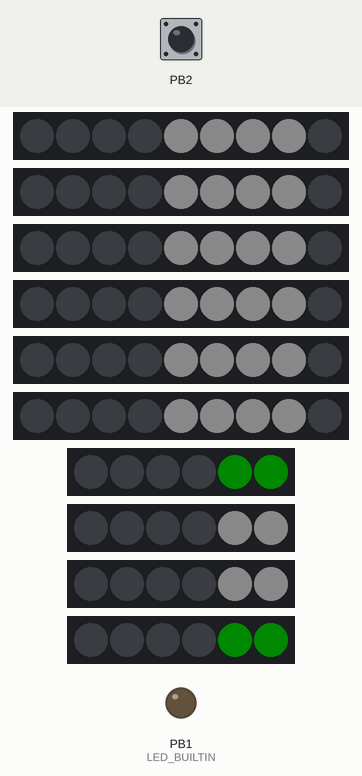
Simulated run of this sketch. Board: ATtiny85, built with avr-gcc and run on an emulated ATtiny85. On the bench: 6 × 9 RGB LEDs in strip order, left to right, 4 × 6 RGB LEDs in strip order, left to right, output pins drawn as LEDs (lit = HIGH). The inputs (shaded band) are chosen by the test bench; at power-on: PB2 LOW. Dim RGB values are drawn brighter than linear.

Above: at 1.3 s.
1.4 s: PB2 driven HIGH
At 1.69 s:
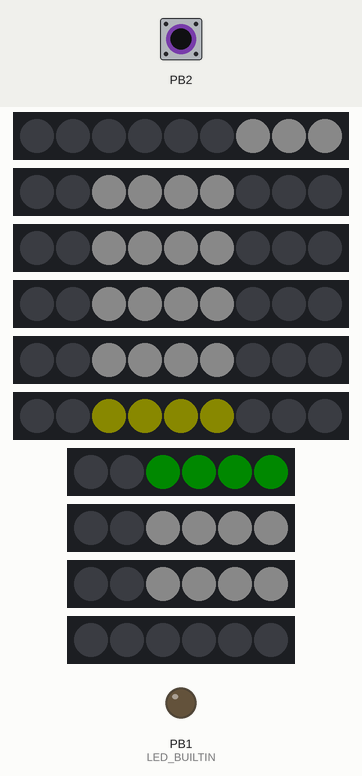
3.8 s: PB2 pulsed LOW 2 times (0.12 s each, 0.3 s apart)
At 4.54 s:
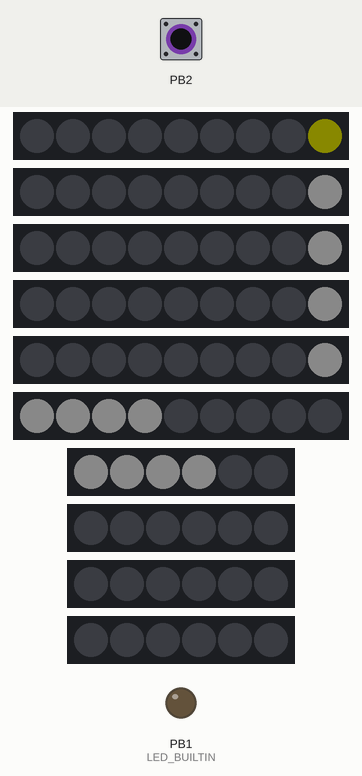
6.6 s: PB2 pulsed LOW 5 times (0.12 s each, 0.3 s apart)
At 7.9 s:
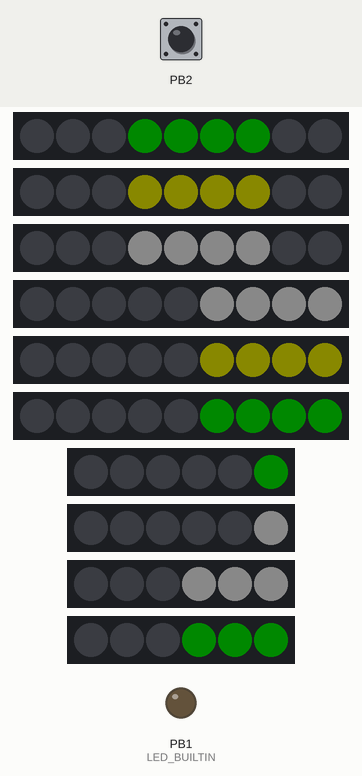
Timing chart, 0 to 16.0 s (numbered marks = the images above; inputs shaded):
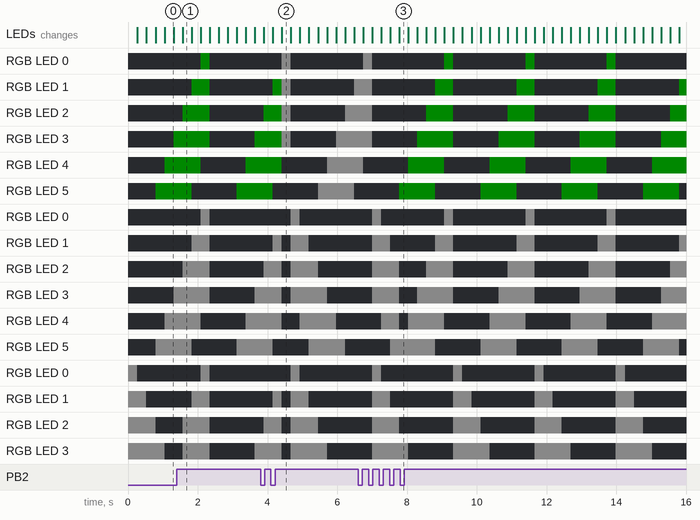

The sketch:

HMI.ino
```cpp
#include <Adafruit_NeoPixel.h>
#ifdef __AVR__
  #include <avr/power.h>
#endif

// 6 LANE CONFIGS
#define NORMAL 0
#define MORNING 1
#define AFTERNOON 2
#define WEEKEND 3
#define CLOSED 4
Adafruit_NeoPixel six0 (9, 11/*PIN NO.*/, NEO_GRB + NEO_KHZ800);
Adafruit_NeoPixel six1 (9, 12/*PIN NO.*/, NEO_GRB + NEO_KHZ800);
Adafruit_NeoPixel six2 (9, 3/*PIN NO.*/, NEO_GRB + NEO_KHZ800);
Adafruit_NeoPixel six3 (9, 4/*PIN NO.*/, NEO_GRB + NEO_KHZ800);
Adafruit_NeoPixel six4 (9, 5/*PIN NO.*/, NEO_GRB + NEO_KHZ800);
Adafruit_NeoPixel six5 (9, 6/*PIN NO.*/, NEO_GRB + NEO_KHZ800);

// 4 LANE NOFIGS
#define EVEN 0
#define EAST 1
#define WEST 2
Adafruit_NeoPixel four0 (6, 7/*PIN NO.*/, NEO_GRB + NEO_KHZ800);
Adafruit_NeoPixel four1 (6, 8/*PIN NO.*/, NEO_GRB + NEO_KHZ800);
Adafruit_NeoPixel four2 (6, 9/*PIN NO.*/, NEO_GRB + NEO_KHZ800);
Adafruit_NeoPixel four3 (6, 10/*PIN NO.*/, NEO_GRB + NEO_KHZ800);

void setup() {
#if defined(__AVR_ATtiny85__) && (F_CPU == 16000000)
  clock_prescale_set(clock_div_1);
#endif
  pinMode(2, INPUT);
  pinMode(LED_BUILTIN, OUTPUT);
  six0.begin();
  six1.begin();
  six2.begin();
  six3.begin();
  six4.begin();
  six5.begin();
  four0.begin();
  four1.begin();
  four2.begin();
  four3.begin();
}


void clearAll() {
  six0.clear();
  six1.clear();
  six2.clear();
  six3.clear();
  six4.clear();
  six5.clear();
  four0.clear();
  four1.clear();
  four2.clear();
  four3.clear();
}

void setLanes_A(int index, int laneConfig) {
  switch(laneConfig) {
    case NORMAL:
      six0.fill(six0.Color(10,10,10),     index, 4);
      six0.show();
      six1.fill(six1.Color(10,10,10),     index, 4);
      six1.show();
      six2.fill(six2.Color(10,10,10),     index, 4);
      six2.show();
      six3.fill(six3.Color(10,10,10), 8 - index, 4);
      six3.show();
      six4.fill(six4.Color(10,10,10), 8 - index, 4);
      six4.show();
      six5.fill(six5.Color(10,10,10), 8 - index, 4);
      six5.show();
      break;
    case MORNING:
      six0.fill(six0.Color(10,10,10),     index, 4);
      six0.show();
      six1.fill(six1.Color(10,10,10), 8 - index, 4);
      six1.show();
      six2.fill(six2.Color(10,10,10), 8 - index, 4);
      six2.show();
      six3.fill(six3.Color(10,10,10), 8 - index, 4);
      six3.show();
      six4.fill(six4.Color(10,10,10), 8 - index, 4);
      six4.show();
      six5.fill(six5.Color(10,10, 0), 8 - index, 4);
      six5.show();
      break;
    case AFTERNOON:
      six0.fill(six0.Color(10,10, 0),     index, 4);
      six0.show();
      six1.fill(six1.Color(10,10,10),     index, 4);
      six1.show();
      six2.fill(six2.Color(10,10,10),     index, 4);
      six2.show();
      six3.fill(six3.Color(10,10,10),     index, 4);
      six3.show();
      six4.fill(six4.Color(10,10,10),     index, 4);
      six4.show();
      six5.fill(six5.Color(10,10,10), 8 - index, 4);
      six5.show();
      break;
    case WEEKEND:
      six0.fill(six0.Color( 0,10, 0),     index, 4);
      six0.show();
      six1.fill(six1.Color(10,10, 0),     index, 4);
      six1.show();
      six2.fill(six2.Color(10,10,10),     index, 4);
      six2.show();
      six3.fill(six3.Color(10,10,10), 8 - index, 4);
      six3.show();
      six4.fill(six4.Color(10,10, 0), 8 - index, 4);
      six4.show();
      six5.fill(six5.Color( 0,10, 0), 8 - index, 4);
      six5.show();
      break;
    case CLOSED:
      six0.fill(six0.Color( 0, 0,10),     index, 4);
      six0.show();
      six1.fill(six1.Color( 0, 0,10),     index, 4);
      six1.show();
      six2.fill(six2.Color( 0,10, 0),     index, 4);
      six2.show();
      six3.fill(six3.Color( 0,10, 0), 8 - index, 4);
      six3.show();
      six4.fill(six4.Color( 0, 0,10), 8 - index, 4);
      six4.show();
      six5.fill(six5.Color( 0, 0,10), 8 - index, 4);
      six5.show();
      break;
  }
}

void setLanes_B(int index, int laneConfig) {
  switch(laneConfig) {
    case EVEN:
      four0.fill(four0.Color( 0,10, 0), 8 - index, 4);
      four0.show();
      four1.fill(four1.Color(10,10,10), 8 - index, 4);
      four1.show();
      four2.fill(four2.Color(10,10,10),     index, 4);
      four2.show();
      four3.fill(four3.Color( 0,10, 0),     index, 4);
      four3.show();
      break;
    case EAST:
      four0.fill(four0.Color( 0,10, 0), 8 - index, 4);
      four0.show();
      four1.fill(four1.Color(10,10,10), 8 - index, 4);
      four1.show();
      four2.fill(four2.Color(10,10,10), 8 - index, 4);
      four2.show();
      four3.fill(four3.Color(10,10,10),     index, 4);
      four3.show();
      break;
    case WEST:
      four0.fill(four0.Color(10,10,10), 8 - index, 4);
      four0.show();
      four1.fill(four1.Color(10,10,10),     index, 4);
      four1.show();
      four2.fill(four2.Color(10,10,10),     index, 4);
      four2.show();
      four3.fill(four3.Color( 0,10, 0),     index, 4);
      four3.show();
      break;
  }
}


int config6 = NORMAL;
int config4 = EVEN;

void nextConfig(){
  if (config6 == CLOSED) config6 = NORMAL;
  else config6++;
  if (config4 == WEST) config4 = EVEN;
  else config4++;
}


int currState = 0;
int prevState = 0;

void loop() {
  for(int i = 0; i < 9; i ++) {
    currState = digitalRead(2);
    if(currState != prevState) {
      if(currState == HIGH) nextConfig();
      prevState = currState;
    }
    clearAll();
    setLanes_A(i, config6);
    setLanes_B(i, config4);
    delay(250);
  }
}
```

Measured:
- after the input at 1.4 s, the LEDs: change after 0.17 s (image 1)
- after the input at 3.8 s, the LEDs: first differ from a run without the input after 0.61 s (image 2)
- after the input at 6.6 s, the LEDs: first differ from a run without the input after 1.2 s (image 3)
